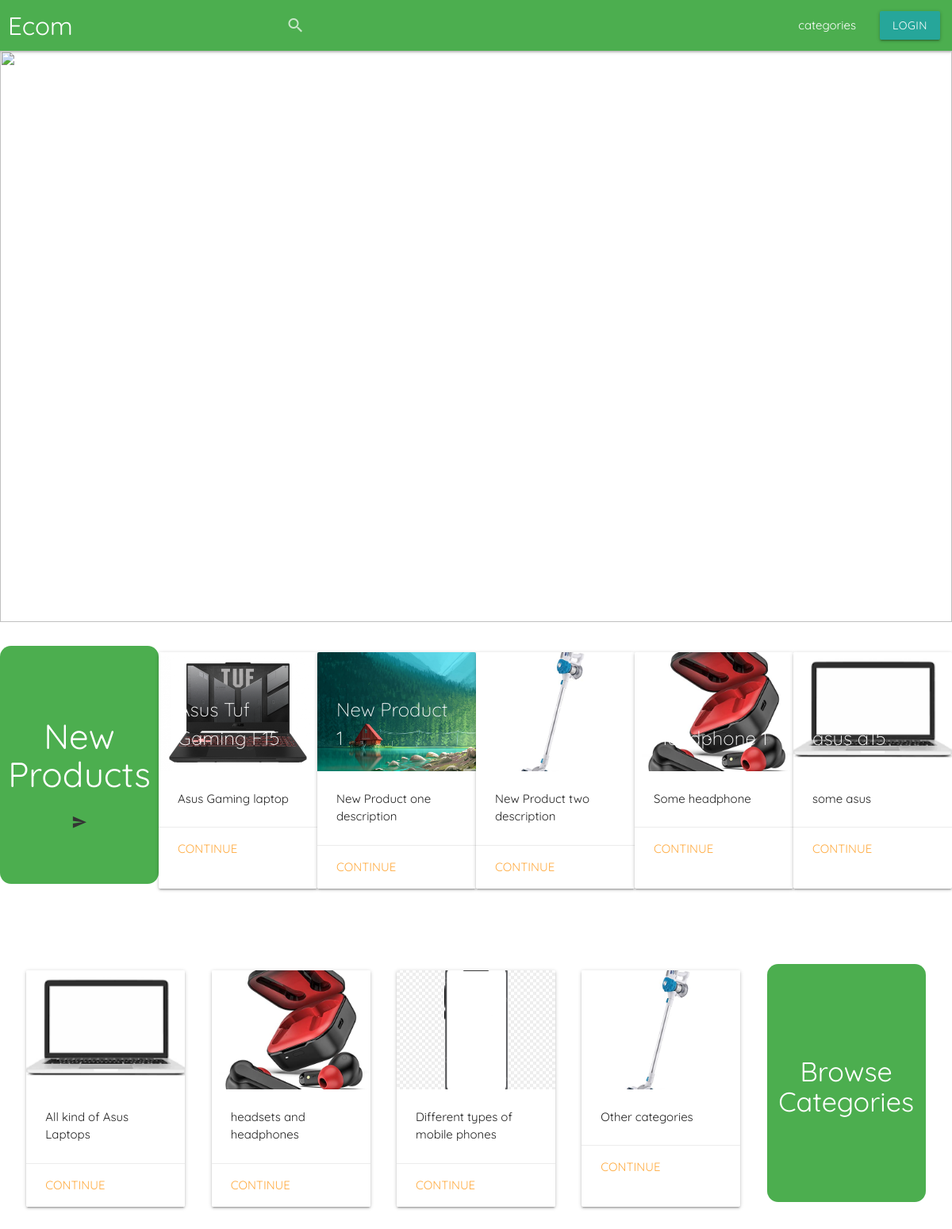
The page / on the database its author committed.
### core/models.py (models this page shows, shortened)
class Product(models.Model):
    LABEL_CHOICES = (
        ("DEFAULT", "Default"),
        ("NEW", "New"),
        ("SALE", "Sale"),
        ("BEST_SELLER", "Best Seller"),
    )
    created_at = models.DateTimeField("date added", auto_now_add=True)
    updated_at = models.DateTimeField("last updated", auto_now=True)
    title = models.CharField(max_length=128)
    slug = models.SlugField()
    description = models.CharField(max_length=128)
    label = models.CharField(choices=LABEL_CHOICES, max_length=32, default="NEW")
    image = models.ImageField(upload_to=product_image_path, null=True, blank=True)
    price = models.PositiveIntegerField()
    discount_price = models.PositiveIntegerField(blank=True, null=True)
    stock = models.PositiveIntegerField()
    TNA = models.BooleanField(default=False)
    category = models.ForeignKey(
        Category,
        related_name="products",
        related_query_name="product",
        default=Category.get_default_pk,
        on_delete=models.CASCADE,
    )

class Category(models.Model):
    name = models.CharField(unique=True, max_length=100)
    slug = models.SlugField()
    description = models.TextField()
    image = models.ImageField(upload_to=category_image_path, null=True, blank=True)
    sub_category = models.ManyToManyField(
        "self",
        symmetrical=False,
        related_name="parent_categories",
        related_query_name="parent_category",
        blank=True,
    )
    is_active = models.BooleanField(default=True)
    class Meta:
        verbose_name_plural = "Categories"

### core/views.py (the view)
# urls.py: path("", HomepageView.as_view(), name="home"),
class HomepageView(APIView):
    renderer_classes = [TemplateHTMLRenderer]
    template_name = "core/home.html"
    def get(self, request):
        new_products = Product.objects.filter(label="NEW", TNA=False, stock__gt=0)
        categories = Product.objects.values(
            "category__name", "category__description", "category__image"
        ).distinct()
        return Response({"new_products": new_products, "categories": categories})

### core/templates/core/home.html (shortened to what this page needs)
{% extends "core/header.html" %}
{% load static %}
{% block content%}
<body>
    <div class="carousel carousel-slider">
        <a class="carousel-item" href="#one!"><img class="caroselImage"
                src="https://images.unsplash.com/photo-1661956602944-249bcd04b63f?ixlib=rb-4.0.3&ixid=MnwxMjA3fDF8MHxwaG90by1wYWdlfHx8fGVufDB8fHx8&auto=format&fit=crop&w=1170&q=80"></a>
    </div>
    <div class="sizedBox"></div>
    <div class="cardSection">
        <div class="Section_label flexColumn centeredBox">
            <h3>New Products</h3>
            <a class="btn-flat" href="{% url 'core:product_home' %}"> <i class="material-icons">send</i>
            </a>
        </div>
        {% for product in new_products %}
        <div class="card card-container">
            <div class="card-image">
                <img class="cardImg" src="storage/{{ product.image }}">
                <span class="card-title">{{product.title}}</span>
            </div>
            <div class="card-content">
                <p>{{product.description}}</p>
            </div>
            <div class="card-action">
                <a href="{% url 'core:product' product.slug product.pk  %}">Continue</a>
            </div>
        </div>
        {% endfor %}
    </div>
    <div class="sizedBox"></div>
    <div class="cardSection">
        {% for obj in categories %}
        <div class="card card-container">
            <div class="card-image">
                <img class="cardImg" src="storage//{{ obj.category__image }}">
                <span class="card-title">{{obj.category.name}}</span>
            </div>
            <div class="card-content">
                <p>{{obj.category__description}}</p>
            </div>
            <div class="card-action">
                <a href="{% url 'core:product_home' %}">Continue</a>
            </div>
        </div>
        {% endfor %}
        <div class="Section_label centeredBox">
            <h4>Browse Categories</h4>
        </div>
    </div>
</body>
{% endblock %}

### core/static/core/core.css (style rules this page uses)
body { font-family: 'Quicksand', sans-serif; }
.caroselImage { width: 100%; height: 90vh; object-fit: cover; }
.sizedBox { height: 30px; }
.cardSection { margin-bottom: 50; display: flex; flex-direction: row; flex-wrap: wrap; justify-content: space-evenly; }
.section_label { max-height: 300px; max-width: 200px; flex: 0 0 25%; padding: 10px; text-align: center; background-color: #4cae4f; border-radius: 14px; font-size: large; color: white; }
.card-container { max-height: 300px; max-width: 200px; flex: 0 0 25%; margin: 5px; border-radius: 14px; }
.centeredBox { display: flex; align-items: center; justify-content: center; }
.flexColumn { display: flex; flex-direction: column; }
.cardImg { width: 100%; height: 150px; object-fit: cover; }

### rows shown on the page
Product: image (picture), title "Asus Tuf Gaming F15", description "Asus Gaming laptop"
Product: image (picture), title "New Product 1", description "New Product one description"
Product: image (picture), title "New Product 2", description "New Product two description"
Product: image (picture), title "Headphone 1", description "Some headphone"
Product: image (picture), title "asus a15", description "some asus"
Category: shows a picture, category__description "All kind of Asus Laptops"
Category: shows a picture, category__description "headsets and headphones"
Category: shows a picture, category__description "Different types of mobile phones"
Category: shows a picture, category__description "Other categories"
